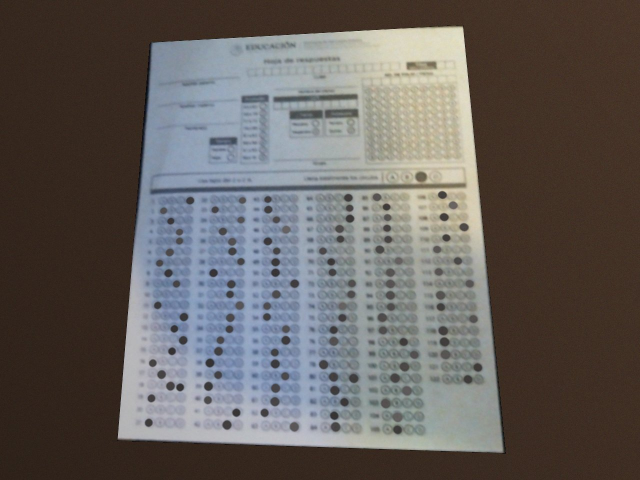
//> input picture CalificadorDeExamenes/foto_examen.png, 1280 x 960 px, given in place of the camera (shown at 1/2 size)
$ ./Camara foto_examen.png   (built with g++ and OpenCV 4)
//> lines starting //> are read from the running program, lines starting //| are printed output that depends on the picture; after the words box and inside, x2 and y2 are one past the last pixel; in counts of white or black regions, pixels touching at a corner belong together
#include <opencv2/opencv.hpp>
#include <opencv2/core/utils/logger.hpp>
#if __has_include(<opencv2/geometry.hpp>) // solo existe en OpenCV 5
#include <opencv2/geometry.hpp>
#endif
#include <algorithm>
#include <cctype>
#include <cstdio>
#include <fstream>
#include <iostream>
#include <string>
#include <vector>

using namespace cv;
using namespace std;

const int ANCHO = 700;
const int ALTO = 900;

// Formato de la hoja: 122 preguntas (A-D) en 6 columnas de hasta 21 filas.
// Coordenadas medidas sobre la hoja ya aplanada a ANCHO x ALTO.
const int PREGUNTAS = 122;
const int OPCIONES = 4;
const int FILAS_POR_COLUMNA = 21;
const float COLUMNA_X[] = { 59.f, 170.f, 279.f, 388.5f, 499.5f, 609.5f }; // centro de la opción A
const float FILA_Y = 405.5f;    // centro de la primera fila
const float PASO_Y = 22.95f;    // distancia entre filas
const float PASO_X = 18.5f;     // distancia entre opciones
const int RADIO_BURBUJA = 9;

// Paso 3: una burbuja cuenta como marcada si al menos el 70% de un círculo de
// radio 5 alrededor de su centro quedó blanco en la imagen binarizada.
const int RADIO_MUESTRA = 5;
const double UMBRAL_MARCA = 0.70;

const char LETRAS[] = "ABCD";
const int SIN_RESPUESTA = -1;
const int MULTIPLE = -2;

struct Burbuja {
    int pregunta;   // 1 a PREGUNTAS
    int opcion;     // 0 = A, 1 = B, 2 = C, 3 = D
    Point2f centro;
};

struct Calificacion {
    int total = 0;          // preguntas que tiene la clave
    int aciertos = 0;
    int incorrectas = 0;
    int sinRespuesta = 0;
    int multiples = 0;
    double nota = 0.0;      // de 0 a 10
};

// Lo que se obtiene al procesar una hoja ya aplanada
struct Lectura {
    Mat binaria;
    vector<double> rellenos;    // fracción marcada de cada burbuja (PREGUNTAS * OPCIONES)
    vector<int> respuestas;     // opción leída por pregunta, SIN_RESPUESTA o MULTIPLE
    Calificacion calificacion;
    Mat vista;                  // hoja con la cuadrícula y la calificación dibujadas
};

// Ordena 4 puntos como: arriba-izq, arriba-der, abajo-der, abajo-izq
vector<Point2f> ordenarPuntos(const vector<Point>& pts) {
    vector<Point2f> r(4);
    auto suma = [](const Point& p) { return p.x + p.y; };
    auto resta = [](const Point& p) { return p.y - p.x; };

    r[0] = *min_element(pts.begin(), pts.end(), [&](auto& a, auto& b) { return suma(a) < suma(b); });
    r[2] = *max_element(pts.begin(), pts.end(), [&](auto& a, auto& b) { return suma(a) < suma(b); });
    r[1] = *min_element(pts.begin(), pts.end(), [&](auto& a, auto& b) { return resta(a) < resta(b); });
    r[3] = *max_element(pts.begin(), pts.end(), [&](auto& a, auto& b) { return resta(a) < resta(b); });
    return r;
}

// Busca el contorno más grande con 4 esquinas y un área mínima
vector<Point> encontrarHoja(const Mat& bordes, double areaMinima) {
    vector<vector<Point>> contornos;
    findContours(bordes.clone(), contornos, RETR_LIST, CHAIN_APPROX_SIMPLE);

    sort(contornos.begin(), contornos.end(), [](const auto& a, const auto& b) {
        return contourArea(a) > contourArea(b);
        });

    for (const auto& c : contornos) {
        if (contourArea(c) < areaMinima) break; // los demás son más chicos
        double peri = arcLength(c, true);
        vector<Point> aprox;
        approxPolyDP(c, aprox, 0.02 * peri, true);
        if (aprox.size() == 4 && isContourConvex(aprox)) return aprox;
    }
    return {};
}

// Detecta los bordes de la imagen y busca la hoja (al menos 10% del área)
vector<Point> detectarHoja(const Mat& imagen, Mat& bordes) {
    Mat gris, difuminada;
    cvtColor(imagen, gris, COLOR_BGR2GRAY);
    GaussianBlur(gris, difuminada, Size(5, 5), 0);
    Canny(difuminada, bordes, 50, 150);
    // Cierra pequeños huecos en los bordes para que el contorno no se corte
    dilate(bordes, bordes, getStructuringElement(MORPH_RECT, Size(3, 3)));

    return encontrarHoja(bordes, 0.10 * imagen.cols * imagen.rows);
}

// Corrige la perspectiva y deja la hoja en ANCHO x ALTO
Mat aplanarHoja(const Mat& imagen, const vector<Point2f>& esquinas) {
    vector<Point2f> destino = {
        {0, 0}, {ANCHO - 1.f, 0}, {ANCHO - 1.f, ALTO - 1.f}, {0, ALTO - 1.f} };
    Mat M = getPerspectiveTransform(esquinas, destino);
    Mat plana;
    warpPerspective(imagen, plana, M, Size(ANCHO, ALTO));
    return plana;
}

// Paso 1: tinta/lápiz en blanco y papel en negro. El umbral adaptativo compara
// cada píxel con su vecindario, así tolera sombras y luz desigual.
Mat binarizarHoja(const Mat& hojaPlana) {
    Mat gris, binaria;
    cvtColor(hojaPlana, gris, COLOR_BGR2GRAY);
    GaussianBlur(gris, gris, Size(3, 3), 0);
    // El bloque (51) es mayor que una burbuja para que las rellenas queden sólidas
    adaptiveThreshold(gris, binaria, 255, ADAPTIVE_THRESH_GAUSSIAN_C,
        THRESH_BINARY_INV, 51, 15);
    return binaria;
}

// Paso 2: calcula la posición de las burbujas de todas las preguntas
vector<Burbuja> generarCuadricula() {
    vector<Burbuja> burbujas;
    burbujas.reserve(PREGUNTAS * OPCIONES);
    for (int p = 0; p < PREGUNTAS; p++) {
        int columna = p / FILAS_POR_COLUMNA;
        int fila = p % FILAS_POR_COLUMNA;
        for (int o = 0; o < OPCIONES; o++) {
            Point2f centro(COLUMNA_X[columna] + o * PASO_X, FILA_Y + fila * PASO_Y);
            burbujas.push_back({ p + 1, o, centro });
        }
    }
    return burbujas;
}

// Dibuja la cuadrícula encima de una copia de la imagen (color o binaria)
Mat dibujarCuadricula(const Mat& imagen, const vector<Burbuja>& burbujas) {
    Mat vista;
    if (imagen.channels() == 1) cvtColor(imagen, vista, COLOR_GRAY2BGR);
    else vista = imagen.clone();

    for (const auto& b : burbujas)
        circle(vista, b.centro, RADIO_BURBUJA, Scalar(0, 200, 0), 1, LINE_AA);
    return vista;
}

// Paso 3: fracción de píxeles blancos (marcados) dentro de un círculo pequeño
double porcentajeRelleno(const Mat& binaria, Point2f centro) {
    Point c(cvRound(centro.x), cvRound(centro.y));
    Rect zona = Rect(c.x - RADIO_MUESTRA, c.y - RADIO_MUESTRA,
        2 * RADIO_MUESTRA + 1, 2 * RADIO_MUESTRA + 1) & Rect(0, 0, binaria.cols, binaria.rows);
    if (zona.empty()) return 0.0;

    Mat mascara = Mat::zeros(zona.size(), CV_8U);
    circle(mascara, c - zona.tl(), RADIO_MUESTRA, Scalar(255), FILLED);
    Mat dentro;
    bitwise_and(binaria(zona), mascara, dentro);
    int area = countNonZero(mascara);
    return area > 0 ? double(countNonZero(dentro)) / area : 0.0;
}

// Paso 3: decide qué opción marcó el alumno en cada pregunta
vector<int> leerRespuestas(const Mat& binaria, const vector<Burbuja>& burbujas,
    vector<double>& rellenos) {
    rellenos.assign(burbujas.size(), 0.0);
    for (size_t i = 0; i < burbujas.size(); i++)
        rellenos[i] = porcentajeRelleno(binaria, burbujas[i].centro);

    vector<int> respuestas(PREGUNTAS, SIN_RESPUESTA);
    for (int p = 0; p < PREGUNTAS; p++) {
        int marcadas = 0;
        for (int o = 0; o < OPCIONES; o++) {
            if (rellenos[p * OPCIONES + o] >= UMBRAL_MARCA) {
                respuestas[p] = o;
                marcadas++;
            }
        }
        if (marcadas > 1) respuestas[p] = MULTIPLE;
    }
    return respuestas;
}

// Lee la clave de un archivo de texto: una respuesta por línea ("1 A", "1. A" o "A").
// Las líneas vacías o que empiezan con # se ignoran.
// [60 lines left out: functions cargarClave, calificar, textoRespuesta, formatoNota, not called in this run]

// Dibuja el resultado sobre la hoja. Con clave: verde = correcta, rojo = incorrecta,
// azul = respuesta correcta que el alumno no marcó. Sin clave: verde = marcada.
Mat dibujarResultado(const Mat& hojaPlana, const vector<Burbuja>& burbujas,
    const vector<double>& rellenos, const vector<int>& respuestas,
    const vector<int>& clave, const Calificacion& cal) {
    Mat vista = dibujarCuadricula(hojaPlana, burbujas);
    const Scalar VERDE(0, 170, 0), ROJO(0, 0, 230), AZUL(230, 120, 0);
    bool hayClave = !clave.empty();
    int preguntas = hayClave ? (int)clave.size() : PREGUNTAS;

    for (int p = 0; p < preguntas; p++) {
        for (int o = 0; o < OPCIONES; o++) {
            const Point2f& centro = burbujas[p * OPCIONES + o].centro;
            bool marcada = rellenos[p * OPCIONES + o] >= UMBRAL_MARCA;
            if (!hayClave) {
                if (marcada) circle(vista, centro, RADIO_BURBUJA + 1, VERDE, 3, LINE_AA);
            }
            else if (o == clave[p]) {
                if (respuestas[p] == o) circle(vista, centro, RADIO_BURBUJA + 1, VERDE, 3, LINE_AA);
                else circle(vista, centro, RADIO_BURBUJA + 1, AZUL, 2, LINE_AA);
            }
            else if (marcada) {
                circle(vista, centro, RADIO_BURBUJA + 1, ROJO, 3, LINE_AA);
            }
        }
    }

    // Encabezado con el resumen
    rectangle(vista, Rect(0, 0, ANCHO, 58), Scalar(255, 255, 255), FILLED);
    string linea1, linea2;
    if (hayClave) {
        linea1 = "Aciertos: " + to_string(cal.aciertos) + "/" + to_string(cal.total) +
            "   Calificacion: " + formatoNota(cal.nota) + " / 10";
        linea2 = "Verde: correcta  Rojo: incorrecta  Azul: respuesta correcta";
    }
    else {
        int contestadas = 0;
        for (int r : respuestas) if (r >= 0) contestadas++;
        linea1 = "Sin clave: " + to_string(contestadas) + " respuestas leidas";
        linea2 = "Verde: opcion marcada";
    }
    putText(vista, linea1, Point(12, 26), FONT_HERSHEY_SIMPLEX, 0.75, Scalar(0, 0, 0), 2, LINE_AA);
    putText(vista, linea2, Point(12, 49), FONT_HERSHEY_SIMPLEX, 0.5, Scalar(60, 60, 60), 1, LINE_AA);
    return vista;
}

// Pasos 1 a 4 sobre una hoja ya aplanada
Lectura procesarHoja(const Mat& hojaPlana, const vector<Burbuja>& burbujas, const vector<int>& clave) {
    Lectura l;
    l.binaria = binarizarHoja(hojaPlana);
    l.respuestas = leerRespuestas(l.binaria, burbujas, l.rellenos);
    if (!clave.empty()) l.calificacion = calificar(l.respuestas, clave);
    l.vista = dibujarResultado(hojaPlana, burbujas, l.rellenos, l.respuestas, clave, l.calificacion);
    return l;
}

// [49 lines left out: functions imprimirResultado, guardarCsv, guardarResultados, not called in this run]

// Se muestran a escala para que la hoja completa quepa en la pantalla
void prepararVentanasHoja() {
    for (const char* ventana : { "Resultado", "Binarizada" }) {
        namedWindow(ventana, WINDOW_NORMAL);
        resizeWindow(ventana, 490, 630);
        setWindowProperty(ventana, WND_PROP_TOPMOST, 1);
    }
    moveWindow("Resultado", 20, 20);
    moveWindow("Binarizada", 530, 20);
}

void mostrarLectura(const Lectura& l, const vector<Burbuja>& burbujas) {
    imshow("Resultado", l.vista);
    imshow("Binarizada", dibujarCuadricula(l.binaria, burbujas));
}

// Modo de prueba sin cámara. Una imagen de ANCHO x ALTO se toma como hoja ya
// aplanada; cualquier otra se trata como foto y primero se busca la hoja.
// [33 lines left out: function probarImagen, not called in this run]

// Modo en vivo: cámara (índice) o un archivo de video
int modoEnVivo(VideoCapture& cap, const vector<int>& clave) {
    vector<Burbuja> burbujas = generarCuadricula();
    cout << "Teclas: s = guardar y mostrar la calificacion, q/ESC = salir\n";

    prepararVentanasHoja();
    for (const char* ventana : { "Camara", "Bordes (Canny)" }) {
        namedWindow(ventana, WINDOW_NORMAL);
        resizeWindow(ventana, 480, 360);
    }
    moveWindow("Camara", 1040, 20);
    moveWindow("Bordes (Canny)", 1040, 420);

    Mat frame, bordes, hojaPlana;
    Lectura ultima;
    bool hayLectura = false;

    while (true) {
        cap >> frame;
        if (frame.empty()) {
            cout << "No hay mas imagenes de la camara o del video.\n";
            break;
        }

        // 1) Preprocesar y buscar la hoja
        vector<Point> hoja = detectarHoja(frame, bordes);
        Mat vista = frame.clone();

        if (!hoja.empty()) {
            // 2) Dibujar el contorno y las esquinas sobre la imagen en vivo
            vector<vector<Point>> poly = { hoja };
            polylines(vista, poly, true, Scalar(0, 255, 0), 3);

            vector<Point2f> origen = ordenarPuntos(hoja);
            const char* etiquetas[] = { "1", "2", "3", "4" };
            for (int i = 0; i < 4; i++) {
                circle(vista, origen[i], 8, Scalar(0, 0, 255), FILLED);
                putText(vista, etiquetas[i], origen[i] + Point2f(10, -10),
                    FONT_HERSHEY_SIMPLEX, 0.8, Scalar(0, 0, 255), 2);
            }

            // 3) Corregir perspectiva, leer respuestas y calificar
            hojaPlana = aplanarHoja(frame, origen);
            ultima = procesarHoja(hojaPlana, burbujas, clave);
            hayLectura = true;
            mostrarLectura(ultima, burbujas);
        }
        else {
            putText(vista, "Buscando hoja...", Point(20, 40),
                FONT_HERSHEY_SIMPLEX, 1.0, Scalar(0, 0, 255), 2);
        }

        imshow("Camara", vista);
        imshow("Bordes (Canny)", bordes);

        int tecla = waitKey(1) & 0xFF;
        if (tecla == 'q' || tecla == 27) break;
        if (tecla == 's' && hayLectura) {
            imprimirResultado(ultima, clave);
            guardarResultados(hojaPlana, ultima, clave);
        }
    }

    if (hayLectura && !clave.empty())
        cout << "Ultima lectura: " << ultima.calificacion.aciertos << "/" << ultima.calificacion.total
        << " aciertos, calificacion " << formatoNota(ultima.calificacion.nota) << " / 10\n";
    cap.release();
    destroyAllWindows();
    return 0;
}

// Uso:
//   CalificadorDeExamenes.exe [indice_camara] [--clave clave.txt]
//   CalificadorDeExamenes.exe --imagen foto.png [--clave clave.txt]
//   CalificadorDeExamenes.exe --video video.avi [--clave clave.txt]
// Si no se indica --clave se usa clave.txt cuando existe.
int main(int argc, char** argv) {
    cout << unitbuf; // muestra cada mensaje en cuanto se escribe
    // Oculta los mensajes internos de OpenCV para que la consola solo muestre el resultado
    utils::logging::setLogLevel(utils::logging::LOG_LEVEL_ERROR);
    string imagen, video, rutaClave;
    int indice = 0;
    for (int i = 1; i < argc; i++) {
        string a = argv[i];
        if ((a == "--imagen" || a == "--video" || a == "--clave") && i + 1 >= argc) {
            cerr << "Falta el archivo despues de " << a << ".\n";
            return 1;
        }
        if (a == "--imagen") imagen = argv[++i];
        else if (a == "--video") video = argv[++i];
        else if (a == "--clave") rutaClave = argv[++i];
        else indice = atoi(a.c_str());
    }

    vector<int> clave;
    if (!rutaClave.empty()) {
        if (!cargarClave(rutaClave, clave)) {
            cerr << "No se pudo usar la clave " << rutaClave << ".\n";
            return 1;
        }
    }
    else if (ifstream("clave.txt")) {
        rutaClave = "clave.txt";
        if (!cargarClave(rutaClave, clave)) return 1;
    }
    if (!clave.empty())
        cout << "Clave cargada de " << rutaClave << ": " << clave.size() << " preguntas.\n";
    else
        cout << "Sin clave de respuestas: solo se leeran las respuestas.\n";

    if (!imagen.empty()) return probarImagen(imagen, clave);

    VideoCapture cap;
    if (!video.empty()) cap.open(video);
    else cap.open(indice);
    if (!cap.isOpened()) {
        if (!video.empty()) cerr << "No se pudo abrir el video " << video << ".\n";
        else cerr << "No se pudo abrir la camara " << indice << ". Prueba con otro indice.\n";
        return 1;
    }
    return modoEnVivo(cap, clave);
//> in modoEnVivo, frame is the input picture: 960 rows x 1280 cols, CV_8UC3; mean B, G, R 91.8, 94.8, 99.8
//> in detectarHoja, `Canny(difuminada, bordes, 50, 150);`:
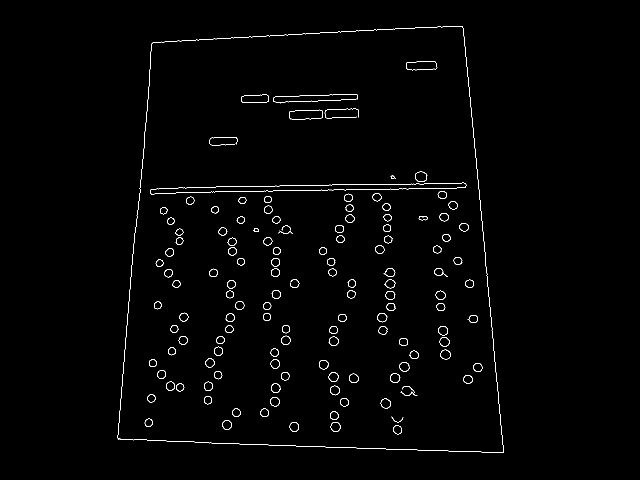
//> bordes: 960 rows x 1280 cols, CV_8UC1 (shown at 1/2 size); 1.1% white in thin lines or dots, all inside (x1, y1, x2, y2) = (235, 52, 1008, 906)
//> in detectarHoja, `dilate(bordes, bordes, getStructuringElement(MORPH_RECT, Size(3, 3)));`:
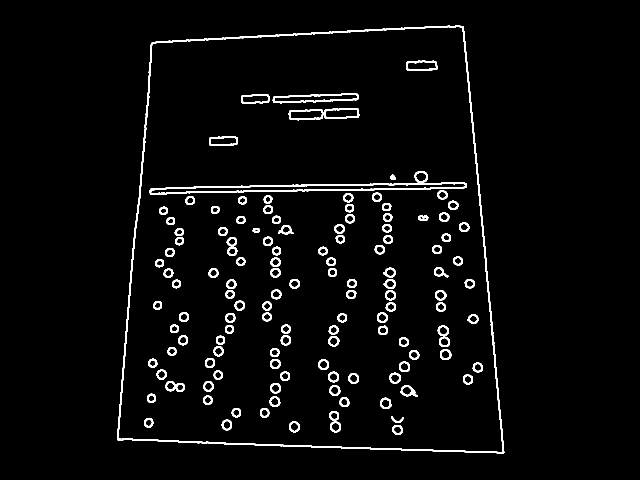
//> bordes: 960 rows x 1280 cols, CV_8UC1 (shown at 1/2 size); 3.3% white; 130 white regions
//> in encontrarHoja, `findContours(bordes.clone(), contornos, RETR_LIST, CHAIN_APPROX_SIMPLE);`: contornos = 260 contours, 2 with area under 20; largest, box (x1, y1, x2, y2) and area: (234, 51, 1009, 907) 578385, (236, 53, 1006, 905) 571693, (299, 364, 934, 390) 7532, (301, 366, 932, 388) 4744, (545, 187, 717, 208) 2242
//> the loop in encontrarHoja, `for (const auto& c : contornos)` made 1 pass
//> peri on pass 1: 3157.5
//> in modoEnVivo, `vector<Point> hoja = detectarHoja(frame, bordes);`: hoja = 4 Points (x, y): [926, 52], [302, 86], [235, 880], [1008, 905]
//> in modoEnVivo, `vector<vector<Point>> poly = { hoja };`: poly = 1 contour; box (x1, y1, x2, y2) and area: (235, 52, 1009, 906) 575248
//> in modoEnVivo, `polylines(vista, poly, true, Scalar(0, 255, 0), 3);`:
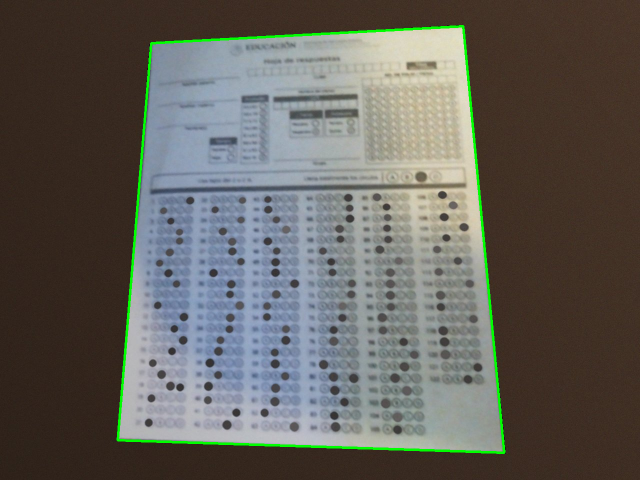
//> vista: 960 rows x 1280 cols, CV_8UC3 (shown at 1/2 size); 1.24% of pixels changed, all inside (x1, y1, x2, y2) = (233, 50, 1011, 908)
//> in ordenarPuntos, `r[0] = *min_element(pts.begin(), pts.end(), [&](auto& a, auto& b) { re..`: r = 4 Points (x, y): [302, 86], [0, 0], [0, 0], [0, 0]
//> in ordenarPuntos, `r[2] = *max_element(pts.begin(), pts.end(), [&](auto& a, auto& b) { re..`: r = 4 Points (x, y): [302, 86], [0, 0], [1008, 905], [0, 0]
//> in ordenarPuntos, `r[1] = *min_element(pts.begin(), pts.end(), [&](auto& a, auto& b) { re..`: r = 4 Points (x, y): [302, 86], [926, 52], [1008, 905], [0, 0]
//> in ordenarPuntos, `r[3] = *max_element(pts.begin(), pts.end(), [&](auto& a, auto& b) { re..`: r = 4 Points (x, y): [302, 86], [926, 52], [1008, 905], [235, 880]
//> in modoEnVivo, `vector<Point2f> origen = ordenarPuntos(hoja);`: origen has the same summary as r in ordenarPuntos
//> after the loop in modoEnVivo, `for (int i = 0; i < 4; i++)`:
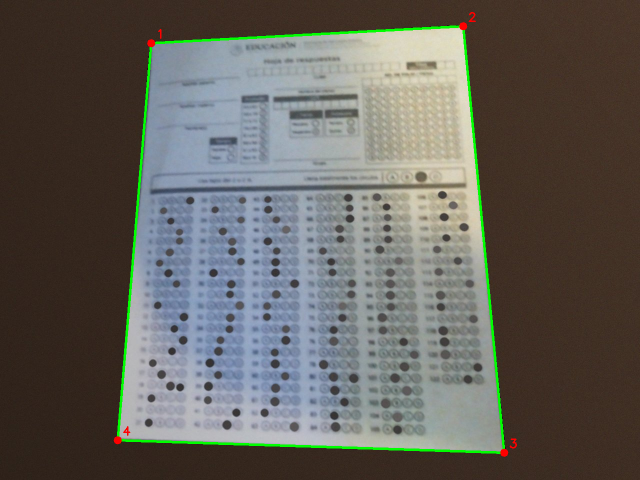
//> vista: 960 rows x 1280 cols, CV_8UC3 (shown at 1/2 size); mean B, G, R 90.6, 96.5, 98.7
//> in aplanarHoja, `Mat M = getPerspectiveTransform(esquinas, destino);`: M = [[1.28, 0.108, -396.9], [0.0813, 1.49, -152.9], [0.000134, 0.000319, 1]]
//> in aplanarHoja, `warpPerspective(imagen, plana, M, Size(ANCHO, ALTO));`:
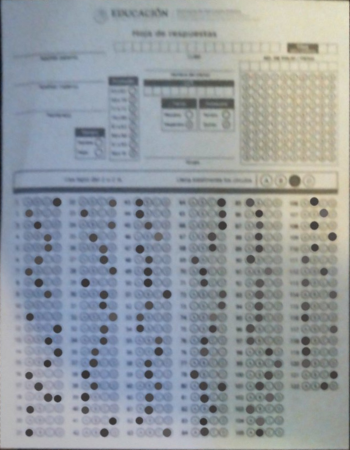
//> plana: 900 rows x 700 cols, CV_8UC3 (shown at 1/2 size); mean B, G, R 159, 153.9, 147.1
//> in binarizarHoja, `cvtColor(hojaPlana, gris, COLOR_BGR2GRAY);`:
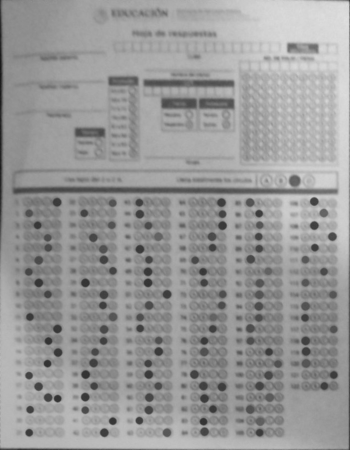
//> gris: 900 rows x 700 cols, CV_8UC1 (shown at 1/2 size); min 11, max 226, mean 152.4
//> in binarizarHoja, `adaptiveThreshold(gris, binaria, 255, ADAPTIVE_THRESH_GAUSSIAN_C, THRE..`:
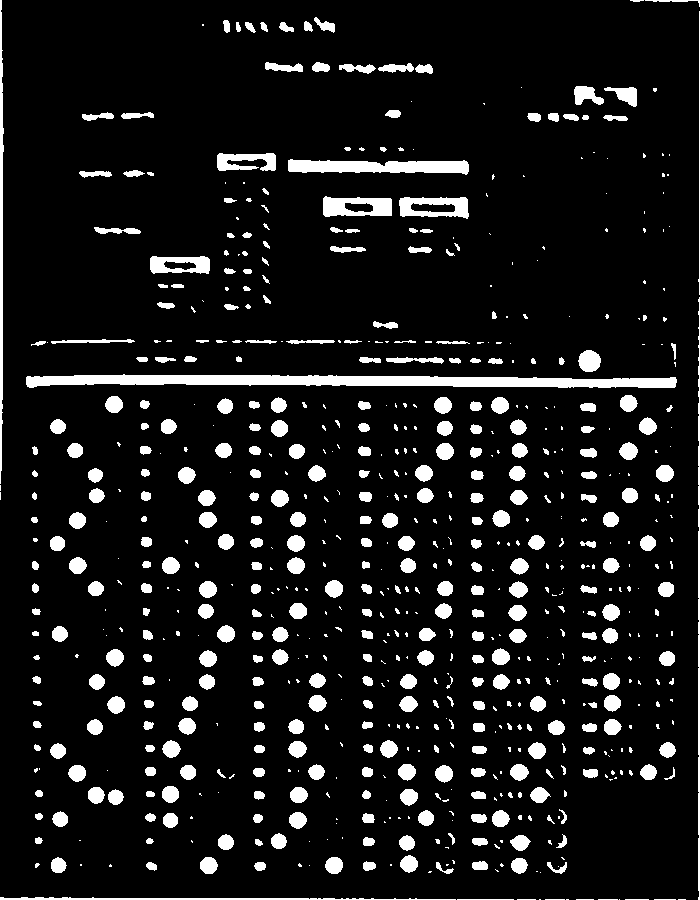
//> binaria: 900 rows x 700 cols, CV_8UC1; 9.6% white; 726 white regions (353 under 20 px), largest, box (x1, y1, x2, y2) and area: (26, 374, 677, 388) 6265, (288, 159, 469, 175) 2059, (0, 0, 4, 484) 1309
//> in leerRespuestas, `rellenos.assign(burbujas.size(), 0.0);`: rellenos = 488 values from 0 to 0
//> the loop in leerRespuestas, `for (size_t i = 0; i < burbujas.size(); i++)` made 488 passes
//> (c in porcentajeRelleno, zona in porcentajeRelleno) on passes 1 to 3: (Point(59, 406), Rect(54, 401, 11, 11)), (Point(78, 406), Rect(73, 401, 11, 11)), (Point(96, 406), Rect(91, 401, 11, 11))
//> (the rest of the program and of its run is left out)
